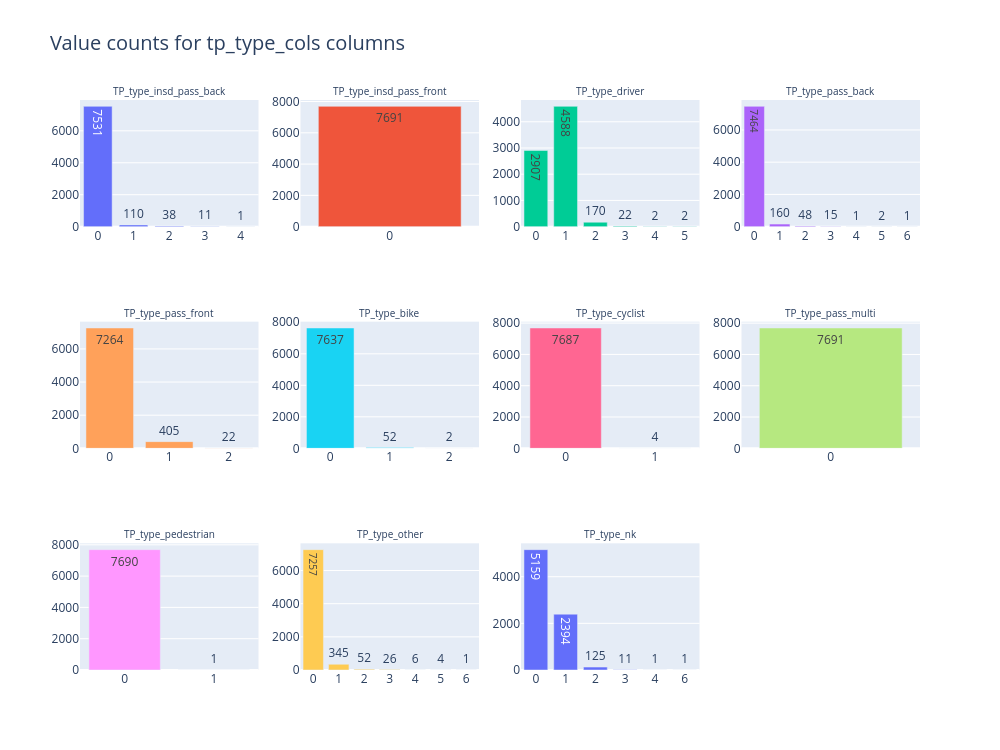

Source (notebook cell):
### Code cell
n_grid_cols = 4
n_grid_rows = math.ceil(len(tp_type_cols) / n_grid_cols)

fig = make_subplots(rows=n_grid_rows, cols=n_grid_cols, subplot_titles=tp_type_cols)

for i, col in enumerate(tp_type_cols):
    # Cast to string so each value is its own category (and nulls show up)
    vc = (
        data_flag.select(pl.col(col).cast(pl.Utf8).fill_null("null"))
        .to_series()
        .value_counts()
        .sort(col)
    )
    fig.add_trace(
        go.Bar(
            x=vc[col].to_list(),
            y=vc["count"].to_list(),
            text=vc["count"].to_list(),
            textposition="auto",
            showlegend=False,
        ),
        row=i // n_grid_cols + 1,
        col=i % n_grid_cols + 1,
    )
fig.update_annotations(font_size=10)
fig.update_xaxes(type="category")
fig.update_layout(
    height=250 * n_grid_rows,
    width=250 * n_grid_cols,
    title_text="Value counts for tp_type_cols columns",
    title_font_size=20,
)
fig.show()

### Figure 1 — Plotly figure (JSON) as saved in the notebook; plotly's stock layout.template omitted (floating-point values rounded to 4 significant figures)
{"data": [{"showlegend": false, "text": ["7531", "110", "38", "11", "1"], "textposition": "auto", "type": "bar", "x": ["0", "1", "2", "3", "4"], "xaxis": "x", "y": [7531, 110, 38, 11, 1], "yaxis": "y"}, {"showlegend": false, "text": ["7691"], "textposition": "auto", "type": "bar", "x": ["0"], "xaxis": "x2", "y": [7691], "yaxis": "y2"}, {"showlegend": false, "text": ["2907", "4588", "170", "22", "2", "2"], "textposition": "auto", "type": "bar", "x": ["0", "1", "2", "3", "4", "5"], "xaxis": "x3", "y": [2907, 4588, 170, 22, 2, 2], "yaxis": "y3"}, {"showlegend": false, "text": ["7464", "160", "48", "15", "1", "2", "1"], "textposition": "auto", "type": "bar", "x": ["0", "1", "2", "3", "4", "5", "6"], "xaxis": "x4", "y": [7464, 160, 48, 15, 1, 2, 1], "yaxis": "y4"}, {"showlegend": false, "text": ["7264", "405", "22"], "textposition": "auto", "type": "bar", "x": ["0", "1", "2"], "xaxis": "x5", "y": [7264, 405, 22], "yaxis": "y5"}, {"showlegend": false, "text": ["7637", "52", "2"], "textposition": "auto", "type": "bar", "x": ["0", "1", "2"], "xaxis": "x6", "y": [7637, 52, 2], "yaxis": "y6"}, {"showlegend": false, "text": ["7687", "4"], "textposition": "auto", "type": "bar", "x": ["0", "1"], "xaxis": "x7", "y": [7687, 4], "yaxis": "y7"}, {"showlegend": false, "text": ["7691"], "textposition": "auto", "type": "bar", "x": ["0"], "xaxis": "x8", "y": [7691], "yaxis": "y8"}, {"showlegend": false, "text": ["7690", "1"], "textposition": "auto", "type": "bar", "x": ["0", "1"], "xaxis": "x9", "y": [7690, 1], "yaxis": "y9"}, {"showlegend": false, "text": ["7257", "345", "52", "26", "6", "4", "1"], "textposition": "auto", "type": "bar", "x": ["0", "1", "2", "3", "4", "5", "6"], "xaxis": "x10", "y": [7257, 345, 52, 26, 6, 4, 1], "yaxis": "y10"}, {"showlegend": false, "text": ["5159", "2394", "125", "11", "1", "1"], "textposition": "auto", "type": "bar", "x": ["0", "1", "2", "3", "4", "6"], "xaxis": "x11", "y": [5159, 2394, 125, 11, 1, 1], "yaxis": "y11"}], "layout": {"annotations": [{"font": {"size": 10}, "showarrow": false, "text": "TP_type_insd_pass_back", "x": 0.1062, "xanchor": "center", "xref": "paper", "y": 1, "yanchor": "bottom", "yref": "paper"}, {"font": {"size": 10}, "showarrow": false, "text": "TP_type_insd_pass_front", "x": 0.3688, "xanchor": "center", "xref": "paper", "y": 1, "yanchor": "bottom", "yref": "paper"}, {"font": {"size": 10}, "showarrow": false, "text": "TP_type_driver", "x": 0.6313, "xanchor": "center", "xref": "paper", "y": 1, "yanchor": "bottom", "yref": "paper"}, {"font": {"size": 10}, "showarrow": false, "text": "TP_type_pass_back", "x": 0.8938, "xanchor": "center", "xref": "paper", "y": 1, "yanchor": "bottom", "yref": "paper"}, {"font": {"size": 10}, "showarrow": false, "text": "TP_type_pass_front", "x": 0.1062, "xanchor": "center", "xref": "paper", "y": 0.6111, "yanchor": "bottom", "yref": "paper"}, {"font": {"size": 10}, "showarrow": false, "text": "TP_type_bike", "x": 0.3688, "xanchor": "center", "xref": "paper", "y": 0.6111, "yanchor": "bottom", "yref": "paper"}, {"font": {"size": 10}, "showarrow": false, "text": "TP_type_cyclist", "x": 0.6313, "xanchor": "center", "xref": "paper", "y": 0.6111, "yanchor": "bottom", "yref": "paper"}, {"font": {"size": 10}, "showarrow": false, "text": "TP_type_pass_multi", "x": 0.8938, "xanchor": "center", "xref": "paper", "y": 0.6111, "yanchor": "bottom", "yref": "paper"}, {"font": {"size": 10}, "showarrow": false, "text": "TP_type_pedestrian", "x": 0.1062, "xanchor": "center", "xref": "paper", "y": 0.2222, "yanchor": "bottom", "yref": "paper"}, {"font": {"size": 10}, "showarrow": false, "text": "TP_type_other", "x": 0.3688, "xanchor": "center", "xref": "paper", "y": 0.2222, "yanchor": "bottom", "yref": "paper"}, {"font": {"size": 10}, "showarrow": false, "text": "TP_type_nk", "x": 0.6313, "xanchor": "center", "xref": "paper", "y": 0.2222, "yanchor": "bottom", "yref": "paper"}], "height": 750, "title": {"font": {"size": 20}, "text": "Value counts for tp_type_cols columns"}, "width": 1000, "xaxis": {"anchor": "y", "domain": [0, 0.2125], "type": "category"}, "xaxis10": {"anchor": "y10", "domain": [0.2625, 0.475], "type": "category"}, "xaxis11": {"anchor": "y11", "domain": [0.525, 0.7375], "type": "category"}, "xaxis12": {"anchor": "y12", "domain": [0.7875, 1], "type": "category"}, "xaxis2": {"anchor": "y2", "domain": [0.2625, 0.475], "type": "category"}, "xaxis3": {"anchor": "y3", "domain": [0.525, 0.7375], "type": "category"}, "xaxis4": {"anchor": "y4", "domain": [0.7875, 1], "type": "category"}, "xaxis5": {"anchor": "y5", "domain": [0, 0.2125], "type": "category"}, "xaxis6": {"anchor": "y6", "domain": [0.2625, 0.475], "type": "category"}, "xaxis7": {"anchor": "y7", "domain": [0.525, 0.7375], "type": "category"}, "xaxis8": {"anchor": "y8", "domain": [0.7875, 1], "type": "category"}, "xaxis9": {"anchor": "y9", "domain": [0, 0.2125], "type": "category"}, "yaxis": {"anchor": "x", "domain": [0.7778, 1]}, "yaxis10": {"anchor": "x10", "domain": [0, 0.2222]}, "yaxis11": {"anchor": "x11", "domain": [0, 0.2222]}, "yaxis12": {"anchor": "x12", "domain": [0, 0.2222]}, "yaxis2": {"anchor": "x2", "domain": [0.7778, 1]}, "yaxis3": {"anchor": "x3", "domain": [0.7778, 1]}, "yaxis4": {"anchor": "x4", "domain": [0.7778, 1]}, "yaxis5": {"anchor": "x5", "domain": [0.3889, 0.6111]}, "yaxis6": {"anchor": "x6", "domain": [0.3889, 0.6111]}, "yaxis7": {"anchor": "x7", "domain": [0.3889, 0.6111]}, "yaxis8": {"anchor": "x8", "domain": [0.3889, 0.6111]}, "yaxis9": {"anchor": "x9", "domain": [0, 0.2222]}}}
